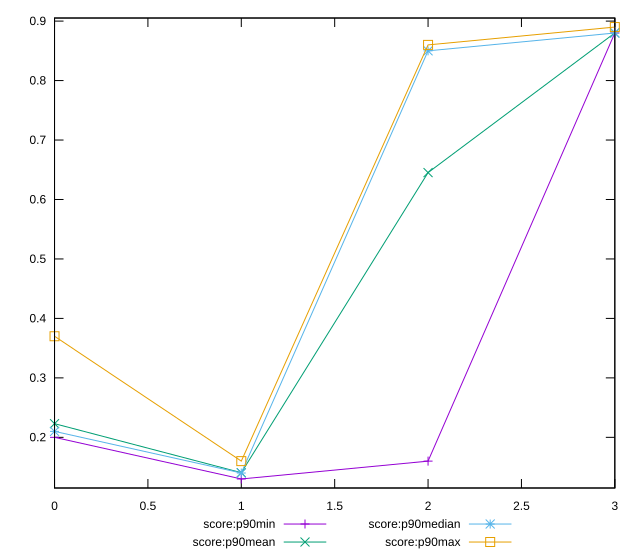

The script that saved this image:
reset

$scoreP90Min <<EOF
0 0.2
1 0.13
2 0.16
3 0.88
EOF

$scoreP90Mean <<EOF
0 0.22297872340425517
1 0.1405319148936172
2 0.6452127659574471
3 0.8801063829787233
EOF

$scoreP90Median <<EOF
0 0.21
1 0.14
2 0.85
3 0.88
EOF

$scoreP90Max <<EOF
0 0.37
1 0.16
2 0.86
3 0.89
EOF

set key outside below
set xrange [0:3]
set yrange [0.1148:0.9052]
set trange [0.1148:0.9052]
set terminal svg size 640, 560 enhanced background rgb 'white'
set output "reports/report_00033_2021-03-01T14-23-16.841Z/first-meaningful-paint/progression/score.svg"

plot $scoreP90Min title "score:p90min" with linespoints, \
     $scoreP90Mean title "score:p90mean" with linespoints, \
     $scoreP90Median title "score:p90median" with linespoints, \
     $scoreP90Max title "score:p90max" with linespoints

reset
